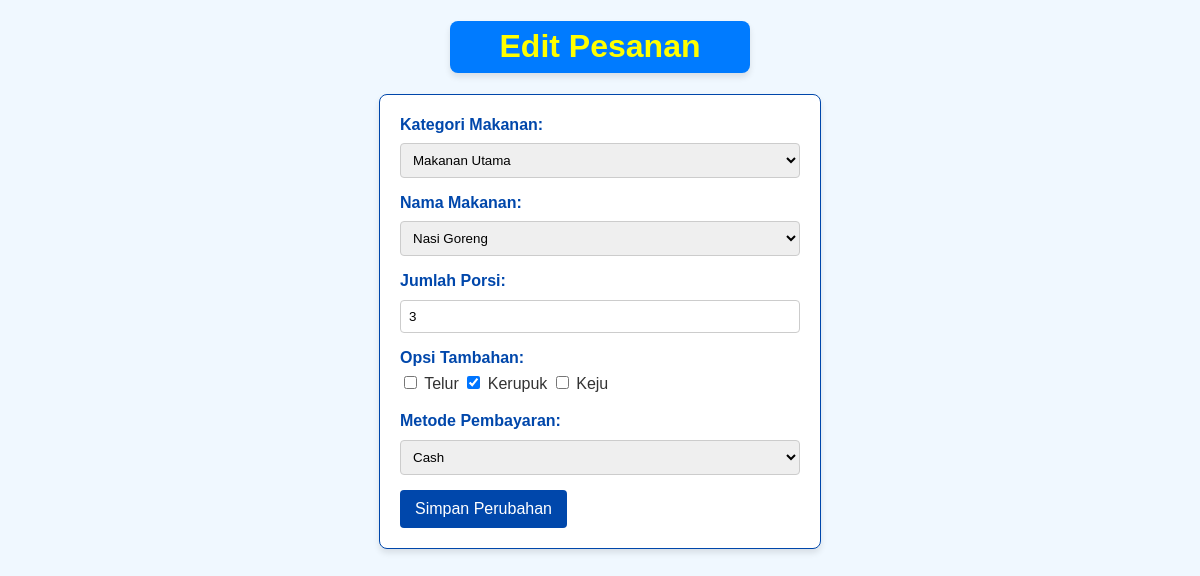
Page /edit_order.php?id=7 (signed in) on the committed database.
### tables this page shows
CREATE TABLE `orders` (
  `id` int(11) NOT NULL,
  `menu_category` varchar(255) DEFAULT NULL,
  `food_name` varchar(255) DEFAULT NULL,
  `quantity` int(11) DEFAULT NULL,
  `extras` text DEFAULT NULL,
  `payment` varchar(50) DEFAULT NULL,
  `ip_address` varchar(50) DEFAULT NULL,
  `user_agent` text DEFAULT NULL,
  `created_at` timestamp NOT NULL DEFAULT current_timestamp()
);

### edit_order.php (the view, shortened to what this page needs)
<?php
$id = $_GET['id'];
include 'db_config.php';
$query = "SELECT * FROM orders WHERE id = ?";
$stmt = $conn->prepare($query);
$stmt->bind_param("i", $id);
$stmt->execute();
$result = $stmt->get_result();
$order = $result->fetch_assoc();
?>
<!DOCTYPE html>
<html lang="id">
<head>
    <link rel="stylesheet" href="styles.css">
</head>
<body>
    <div class="title-box">
        <h1>Edit Pesanan</h1>
    </div>
    <div class="container">
        <form method="POST" action="">
            <div class="form-group">
                <label for="menuCategory">Kategori Makanan:</label>
                <select id="menuCategory" name="menuCategory" required>
                    <option value="Makanan Utama" <?php echo $order['menu_category'] === 'Makanan Utama' ? 'selected' : ''; ?>>Makanan Utama</option>
                </select>
            </div>
            <div class="form-group">
                <label for="foodName">Nama Makanan:</label>
                <select id="foodName" name="foodName" required>
                    <option value="Nasi Goreng" <?php echo $order['food_name'] === 'Nasi Goreng' ? 'selected' : ''; ?>>Nasi Goreng</option>
                </select>
            </div>
            <div class="form-group">
                <label for="quantity">Jumlah Porsi:</label>
                <input type="number" id="quantity" name="quantity" value="<?php echo htmlspecialchars($order['quantity']); ?>" required>
            </div>
            <div class="form-group">
                <label for="extras">Opsi Tambahan:</label>
                <input type="checkbox" name="extras[]" value="Telur" <?php echo in_array('Telur', explode(',', $order['extras'])) ? 'checked' : ''; ?>> Telur
                <input type="checkbox" name="extras[]" value="Kerupuk" <?php echo in_array('Kerupuk', explode(',', $order['extras'])) ? 'checked' : ''; ?>> Kerupuk
                <input type="checkbox" name="extras[]" value="Keju" <?php echo in_array('Keju', explode(',', $order['extras'])) ? 'checked' : ''; ?>> Keju
            </div>
            <div class="form-group">
                <label for="payment">Metode Pembayaran:</label>
                <select id="payment" name="payment" required>
                    <option value="Cash" <?php echo $order['payment'] === 'Cash' ? 'selected' : ''; ?>>Cash</option>
                </select>
            </div>
            <button type="submit">Simpan Perubahan</button>
        </form>
    </div>
</body>
</html>

### styles.css (style rules this page uses)
body { font-family: Arial, sans-serif; margin: 20px; line-height: 1.6; background-color: #f0f8ff; color: #333; }
.title-box { background-color: #007BFF; text-align: center; color: yellow; border-radius: 8px; text-align: center; font-family: Arial, sans-serif; box-shadow: 0 4px 6px rgba(0, 0, 0, 0.1); margin: 20px 430px ; }
.container { display: flex; justify-content: center; align-items: center; }
form { background-color: #ffffff; border: 1px solid #0047ab; border-radius: 8px; padding: 20px; width: 400px; margin: auto; box-shadow: 0px 4px 6px rgba(0, 0, 0, 0.1); }
.form-group { margin-bottom: 15px; }
label { display: block; font-weight: bold; color: #0047ab; margin-bottom: 5px; }
input[type="text"], input[type="number"], select, input[type="password"] { width: 100%; padding: 8px; margin-top: 5px; border: 1px solid #ccc; border-radius: 4px; box-sizing: border-box; }
label { margin: 0; line-height: 1.2; }
.form-group label { margin-bottom: 4px; }
button { background-color: #0047ab; color: white; padding: 10px 15px; border: none; border-radius: 4px; cursor: pointer; font-size: 16px; }

### rows in the picture
orders: menuCategory "Makanan Utama", foodName "Nasi Goreng", quantity "3", extras "☑", payment "Cash"
